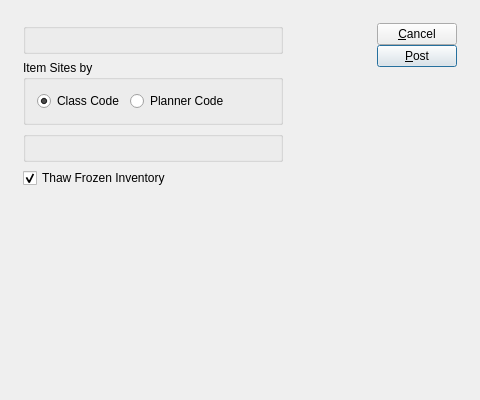
<?xml version="1.0" encoding="UTF-8"?>
<ui version="4.0">
 <comment>This file is part of the xTuple ERP: PostBooks Edition, a free and
open source Enterprise Resource Planning software suite,
Copyright (c) 1999-2011 by OpenMFG LLC, d/b/a xTuple.
It is licensed to you under the Common Public Attribution License
version 1.0, the full text of which (including xTuple-specific Exhibits)
is available at www.xtuple.com/CPAL.  By using this software, you agree
to be bound by its terms.</comment>
 <class>postCountTags</class>
 <widget class="QDialog" name="postCountTags">
  <property name="geometry">
   <rect>
    <x>0</x>
    <y>0</y>
    <width>480</width>
    <height>400</height>
   </rect>
  </property>
  <property name="windowTitle">
   <string>Post Count Tags</string>
  </property>
  <layout class="QHBoxLayout" name="horizontalLayout_4">
   <item>
    <layout class="QHBoxLayout" name="horizontalLayout_2">
     <property name="spacing">
      <number>12</number>
     </property>
     <property name="margin">
      <number>12</number>
     </property>
     <item>
      <layout class="QVBoxLayout" name="verticalLayout">
       <item>
        <layout class="QGridLayout" name="gridLayout_2">
         <item row="0" column="0">
          <widget class="WarehouseGroup" name="_warehouse">
           <property name="focusPolicy">
            <enum>Qt::StrongFocus</enum>
           </property>
           <property name="title">
            <string/>
           </property>
           <property name="fixedSize">
            <bool>false</bool>
           </property>
          </widget>
         </item>
         <item row="1" column="0">
          <widget class="QGroupBox" name="_type">
           <property name="title">
            <string>Item Sites by</string>
           </property>
           <layout class="QGridLayout" name="gridLayout">
            <item row="0" column="0">
             <layout class="QHBoxLayout" name="horizontalLayout">
              <item>
               <widget class="QRadioButton" name="_classcode">
                <property name="text">
                 <string>Class Code</string>
                </property>
                <property name="checked">
                 <bool>true</bool>
                </property>
               </widget>
              </item>
              <item>
               <widget class="QRadioButton" name="_plancode">
                <property name="text">
                 <string>Planner Code</string>
                </property>
               </widget>
              </item>
              <item>
               <spacer name="horizontalSpacer">
                <property name="orientation">
                 <enum>Qt::Horizontal</enum>
                </property>
                <property name="sizeHint" stdset="0">
                 <size>
                  <width>40</width>
                  <height>20</height>
                 </size>
                </property>
               </spacer>
              </item>
             </layout>
            </item>
           </layout>
          </widget>
         </item>
         <item row="2" column="0">
          <widget class="ParameterGroup" name="_parameter">
           <property name="focusPolicy">
            <enum>Qt::StrongFocus</enum>
           </property>
           <property name="title">
            <string/>
           </property>
           <property name="fixedSize">
            <bool>false</bool>
           </property>
          </widget>
         </item>
         <item row="3" column="0">
          <widget class="QCheckBox" name="_thaw">
           <property name="minimumSize">
            <size>
             <width>0</width>
             <height>20</height>
            </size>
           </property>
           <property name="text">
            <string>Thaw Frozen Inventory</string>
           </property>
           <property name="checked">
            <bool>true</bool>
           </property>
          </widget>
         </item>
        </layout>
       </item>
       <item>
        <spacer name="verticalSpacer">
         <property name="orientation">
          <enum>Qt::Vertical</enum>
         </property>
         <property name="sizeHint" stdset="0">
          <size>
           <width>20</width>
           <height>0</height>
          </size>
         </property>
        </spacer>
       </item>
      </layout>
     </item>
     <item>
      <spacer>
       <property name="orientation">
        <enum>Qt::Horizontal</enum>
       </property>
       <property name="sizeType">
        <enum>QSizePolicy::Expanding</enum>
       </property>
       <property name="sizeHint" stdset="0">
        <size>
         <width>0</width>
         <height>17</height>
        </size>
       </property>
      </spacer>
     </item>
     <item>
      <layout class="QVBoxLayout">
       <item>
        <layout class="QVBoxLayout">
         <property name="spacing">
          <number>0</number>
         </property>
         <item>
          <widget class="QPushButton" name="_close">
           <property name="text">
            <string>&amp;Cancel</string>
           </property>
          </widget>
         </item>
         <item>
          <widget class="QPushButton" name="_post">
           <property name="text">
            <string>&amp;Post</string>
           </property>
           <property name="default">
            <bool>true</bool>
           </property>
          </widget>
         </item>
        </layout>
       </item>
       <item>
        <spacer>
         <property name="orientation">
          <enum>Qt::Vertical</enum>
         </property>
         <property name="sizeType">
          <enum>QSizePolicy::Expanding</enum>
         </property>
         <property name="sizeHint" stdset="0">
          <size>
           <width>77</width>
           <height>0</height>
          </size>
         </property>
        </spacer>
       </item>
      </layout>
     </item>
    </layout>
   </item>
  </layout>
 </widget>
 <layoutdefault spacing="6" margin="11"/>
 <pixmapfunction>qPixmapFromMimeSource</pixmapfunction>
 <customwidgets>
  <customwidget>
   <class>ParameterGroup</class>
   <extends>QGroupBox</extends>
   <header>parametergroup.h</header>
  </customwidget>
  <customwidget>
   <class>WarehouseGroup</class>
   <extends>QGroupBox</extends>
   <header>warehousegroup.h</header>
  </customwidget>
 </customwidgets>
 <tabstops>
  <tabstop>_warehouse</tabstop>
  <tabstop>_thaw</tabstop>
  <tabstop>_classcode</tabstop>
  <tabstop>_plancode</tabstop>
  <tabstop>_post</tabstop>
  <tabstop>_close</tabstop>
 </tabstops>
 <resources/>
 <connections>
  <connection>
   <sender>_close</sender>
   <signal>clicked()</signal>
   <receiver>postCountTags</receiver>
   <slot>reject()</slot>
   <hints>
    <hint type="sourcelabel">
     <x>462</x>
     <y>31</y>
    </hint>
    <hint type="destinationlabel">
     <x>20</x>
     <y>20</y>
    </hint>
   </hints>
  </connection>
 </connections>
</ui>
